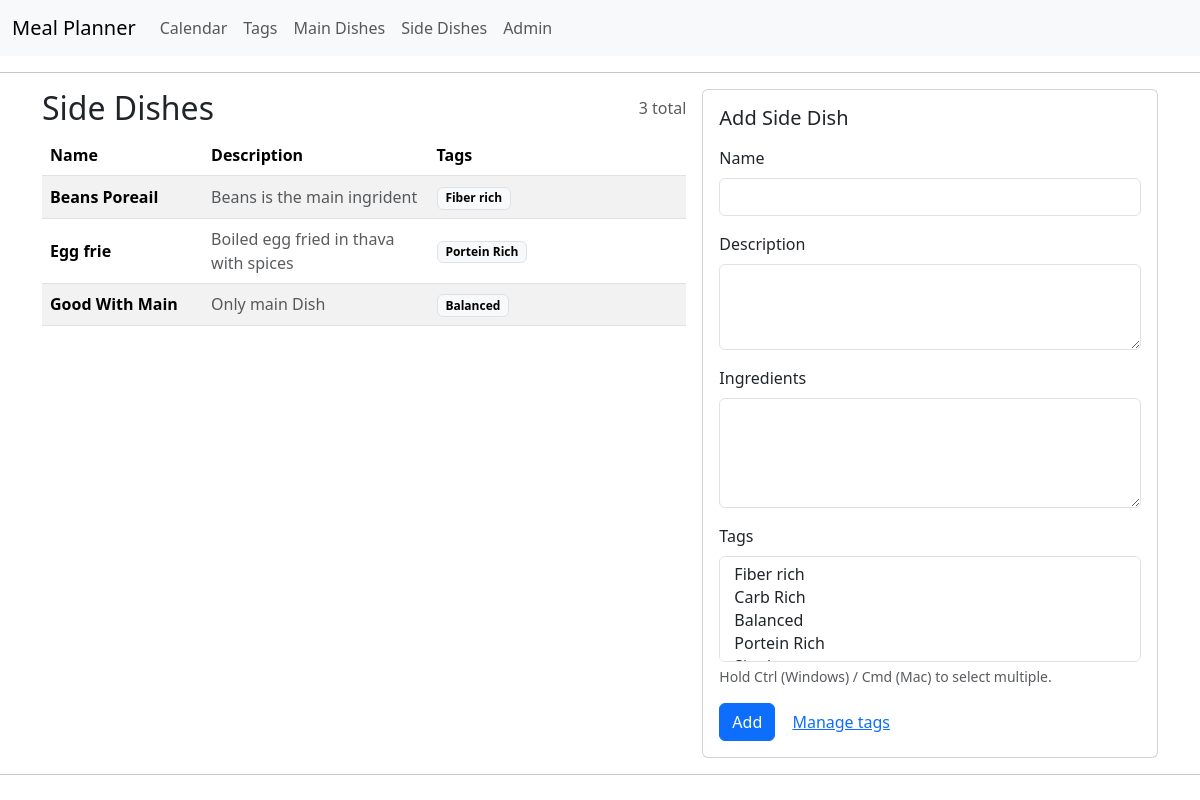
The app's page /mp/side-dishes/ with its own data.
### meal_planner/models.py (models this page shows, shortened)
class SideDish(models.Model):
    id = models.AutoField(primary_key=True)
    name = models.CharField(max_length=100)
    description = models.TextField()
    ingredients = models.TextField(blank=True)
    tags = models.ManyToManyField(Tag, related_name='side_dishes')

class Tag(models.Model):
    id = models.AutoField(primary_key=True)
    name = models.CharField(max_length=50)
    description = models.TextField()
    def __str__(self):
        return self.name

### meal_planner/views.py (the view)
# urls.py: path('side-dishes/', views.side_dishes_view, name='side_dishes'),
def side_dishes_view(request):
    from .forms import SideDishForm
    from .models import SideDish
    if request.method == "POST":
        form = SideDishForm(request.POST)
        if form.is_valid():
            form.save()
            return redirect("side_dishes")
    else:
        form = SideDishForm()
    dishes = SideDish.objects.prefetch_related("tags").order_by("name")
    return render(
        request,
        "meal_planner/side_dishes.html",
        {
            "dishes": dishes,
            "form": form,
        },
    )

### meal_planner/forms.py
class SideDishForm(forms.ModelForm):
    class Meta:
        model = SideDish
        fields = ["name", "description", "ingredients", "tags"]
        widgets = {
            "name": forms.TextInput(attrs={"class": "form-control"}),
            "description": forms.Textarea(
                attrs={"class": "form-control", "rows": 3}
            ),
            "ingredients": forms.Textarea(
                attrs={"class": "form-control", "rows": 4}
            ),
            "tags": forms.SelectMultiple(attrs={"class": "form-select"}),
        }

### meal_planner/templates/meal_planner/side_dishes.html (shortened to what this page needs)
{% extends 'meal_planner/main.html' %}
{% block content %}
<div class="row g-3">
  <div class="col-12 col-lg-7">
    <div class="d-flex align-items-center justify-content-between mb-2">
      <h2 class="m-0">Side Dishes</h2>
      <span class="text-muted">{{ dishes|length }} total</span>
    </div>
    <div class="table-responsive">
      <table class="table table-striped align-middle">
        <thead>
          <tr>
            <th style="width: 25%">Name</th>
            <th style="width: 35%">Description</th>
            <th>Tags</th>
          </tr>
        </thead>
        <tbody>
          {% for d in dishes %}
            <tr>
              <td class="fw-semibold">{{ d.name }}</td>
              <td class="text-muted">{{ d.description }}</td>
              <td>
                {% for t in d.tags.all %}
                  <span class="badge text-bg-light border">{{ t.name }}</span>
                {% empty %}
                  <span class="text-muted">—</span>
                {% endfor %}
              </td>
            </tr>
          {% empty %}
            <tr>
              <td colspan="3" class="text-muted">No side dishes yet.</td>
            </tr>
          {% endfor %}
        </tbody>
      </table>
    </div>
  </div>
  <div class="col-12 col-lg-5">
    <div class="card">
      <div class="card-body">
        <h5 class="card-title">Add Side Dish</h5>
        <form method="post" class="mt-3">
          <div class="mb-3">
            <label class="form-label">Name</label>
            {{ form.name }}
          </div>
          <div class="mb-3">
            <label class="form-label">Description</label>
            {{ form.description }}
          </div>
          <div class="mb-3">
            <label class="form-label">Ingredients</label>
            {{ form.ingredients }}
          </div>
          <div class="mb-3">
            <label class="form-label">Tags</label>
            {{ form.tags }}
            <div class="form-text">Hold Ctrl (Windows) / Cmd (Mac) to select multiple.</div>
          </div>
          <button class="btn btn-primary" type="submit">Add</button>
          <a class="btn btn-link" href="/mp/tags/">Manage tags</a>
        </form>
      </div>
    </div>
  </div>
</div>
{% endblock %}

### records on screen
SideDish: name "Beans Poreail", description "Beans is the main ingrident"
Tag: name "Fiber rich"
SideDish: name "Egg frie", description "Boiled egg fried in thava with spices"
Tag: name "Portein Rich"
SideDish: name "Good With Main", description "Only main Dish"
Tag: name "Balanced"

### other values on screen
{{ dishes|length }} "3"
